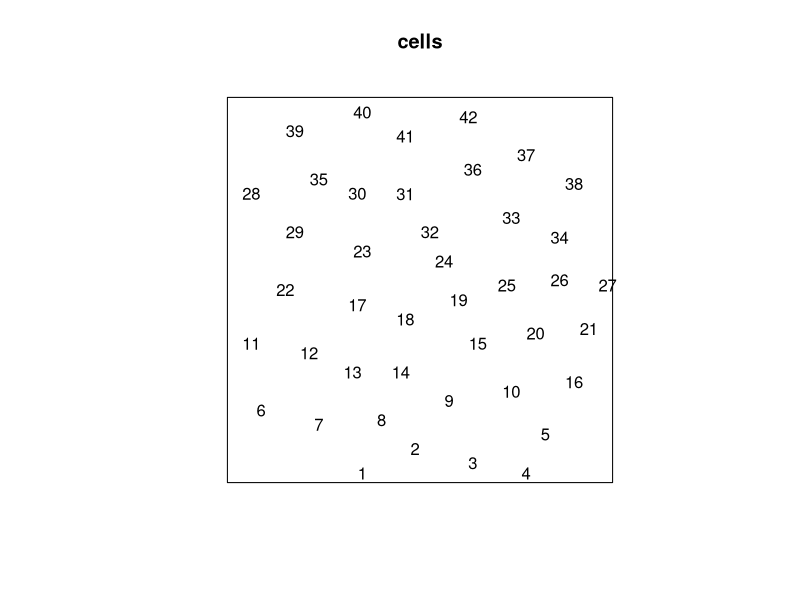
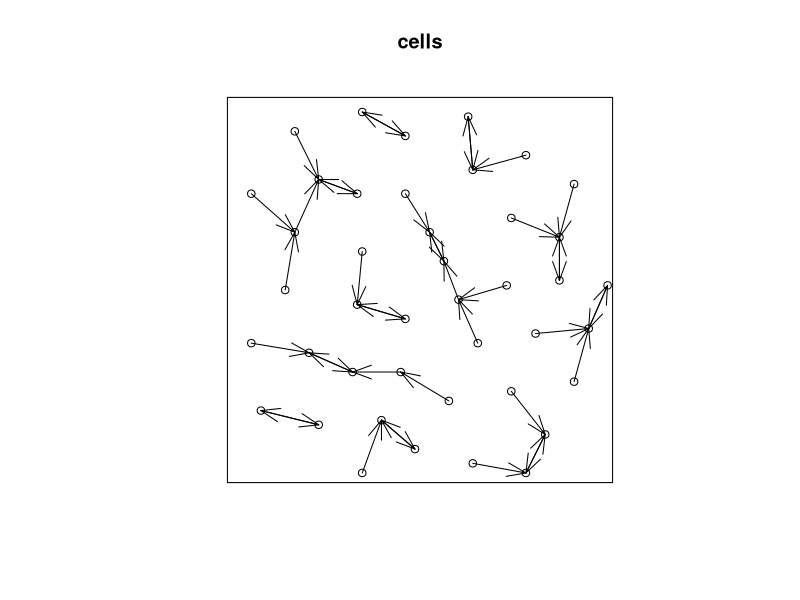
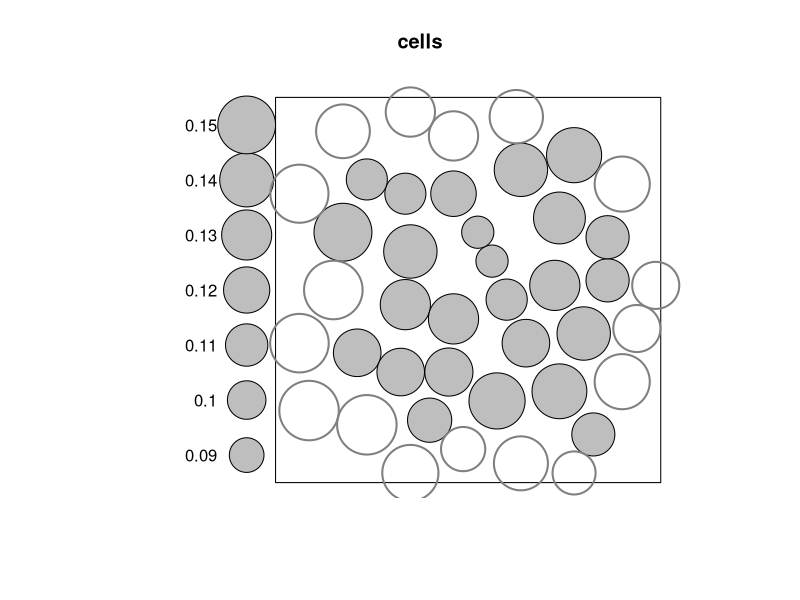
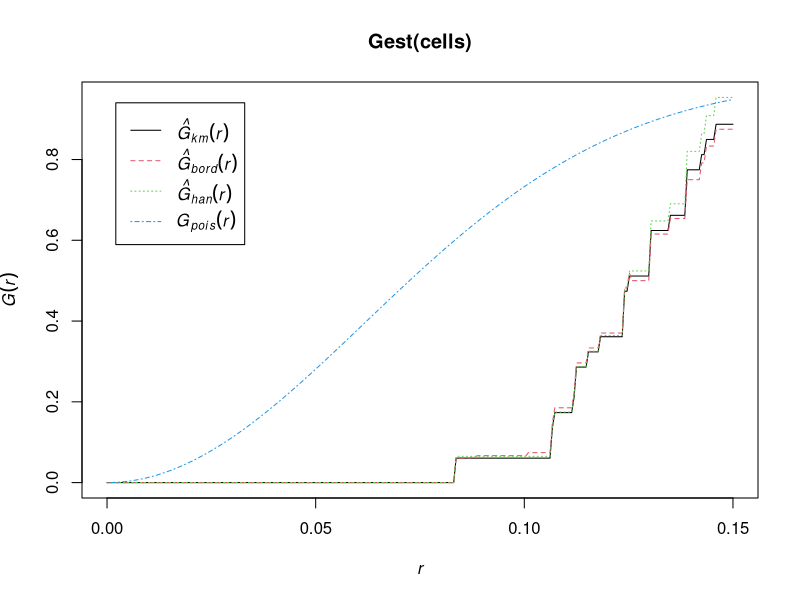
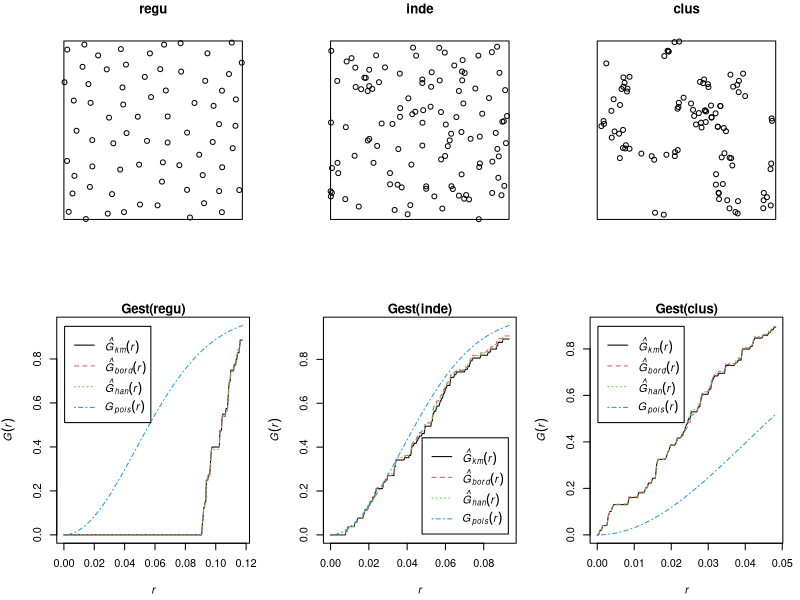
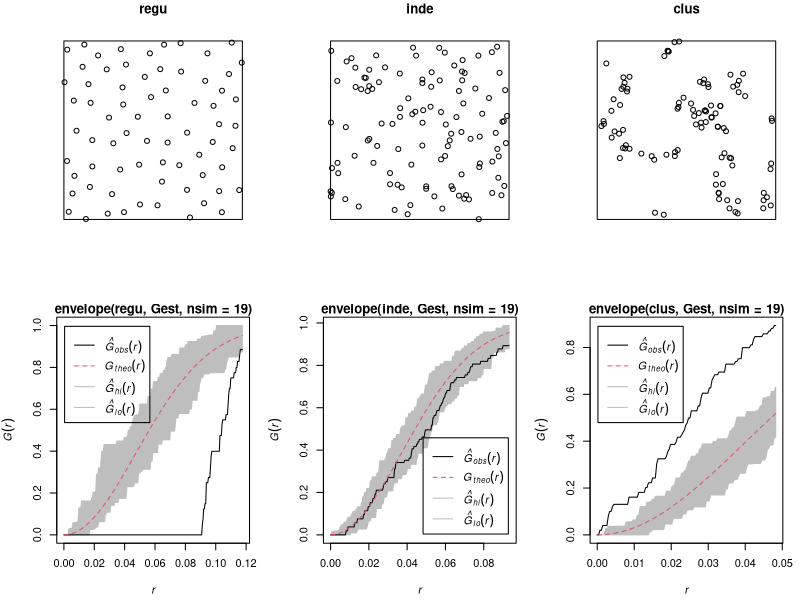
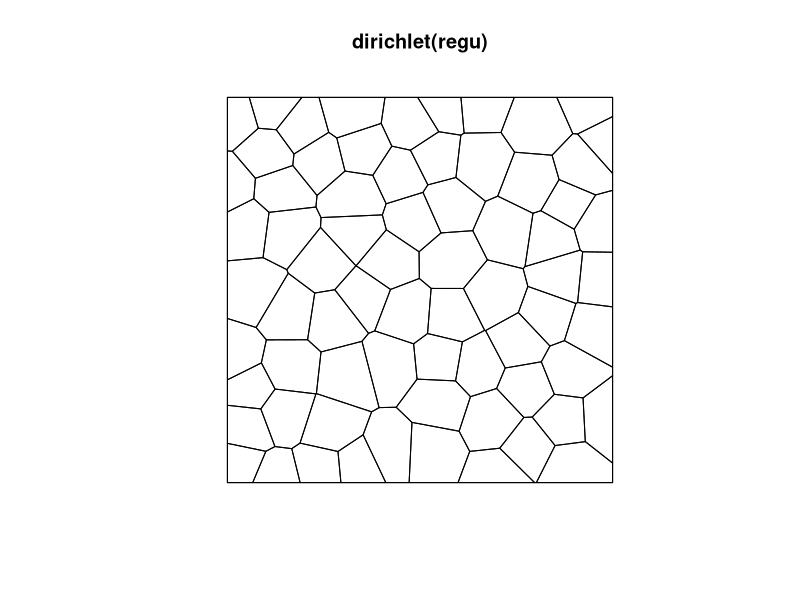
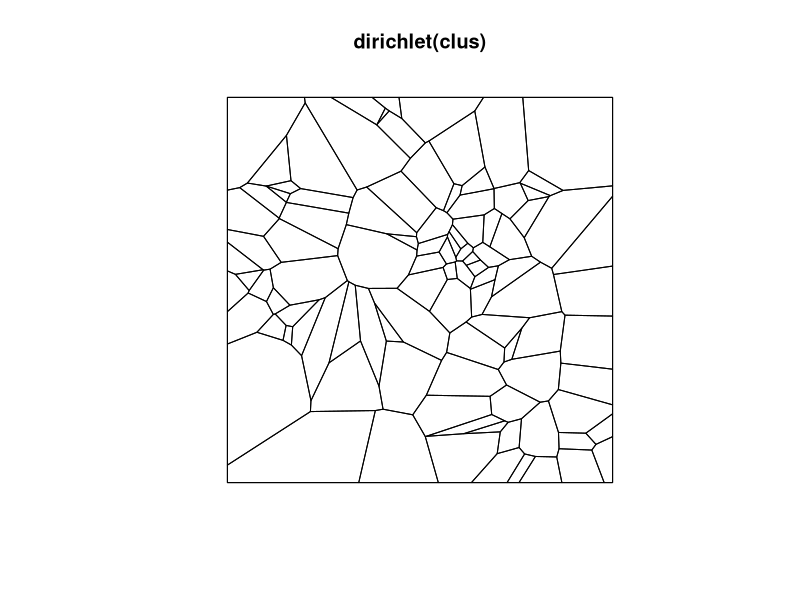

Write R code to recreate these figures, in order.
#'      Workshop on analysing spatial point patterns with spatstat
#'                   Aalborg, April 2015
#' 
#'                   Lecturer's R script 
#'                  Session 8: Spacing and nearest neighbours
#' 
#'         Copyright (c) Adrian Baddeley and Ege Rubak 2015
#' 
library(spatstat)

plot(cells, type="n")
text(cells, labels=1:npoints(cells))
nnwhich(cells)

plot(cells)
nn <- nnwhich(cells)
arrows(cells$x, cells$y, cells[nn]$x, cells[nn]$y, length=0.2, angle=20)

nndist(cells)

stienen(cells)

plot(Gest(cells))

set.seed(42)
inde <- rpoispp(100)
regu <- rSSI(0.09, 70)
clus <- rMatClust(30, 0.05, 4)

par0 <- par(mfrow=c(2,3), mar=0.3+c(4,4,1,1))
plot(regu)
plot(inde)
plot(clus)
plot(Gest(regu))
plot(Gest(inde))
plot(Gest(clus))

plot(regu)
plot(inde)
plot(clus)
plot(envelope(regu, Gest, nsim=19))
plot(envelope(inde, Gest, nsim=19))
plot(envelope(clus, Gest, nsim=19))
par23x <- par(par0)

plot(dirichlet(regu))
plot(dirichlet(clus))

plot(distmap(regu))

par(mfrow=c(2,3), mar=0.3+c(0,0,0,2))
plot(regu)
plot(inde)
plot(clus)
plot(distmap(regu))
plot(distmap(inde))
plot(distmap(clus))
par23r <- par(mfrow=c(1,1), mar=rep(0.1, 4))

plist <- solist(regu=regu, inde=inde, clus=clus)
dlist <- lapply(plist, distmap)
pdlist <- as.solist(append(plist, dlist))
plot(pdlist, equal.scales=TRUE, mar.panel=1, main="")
